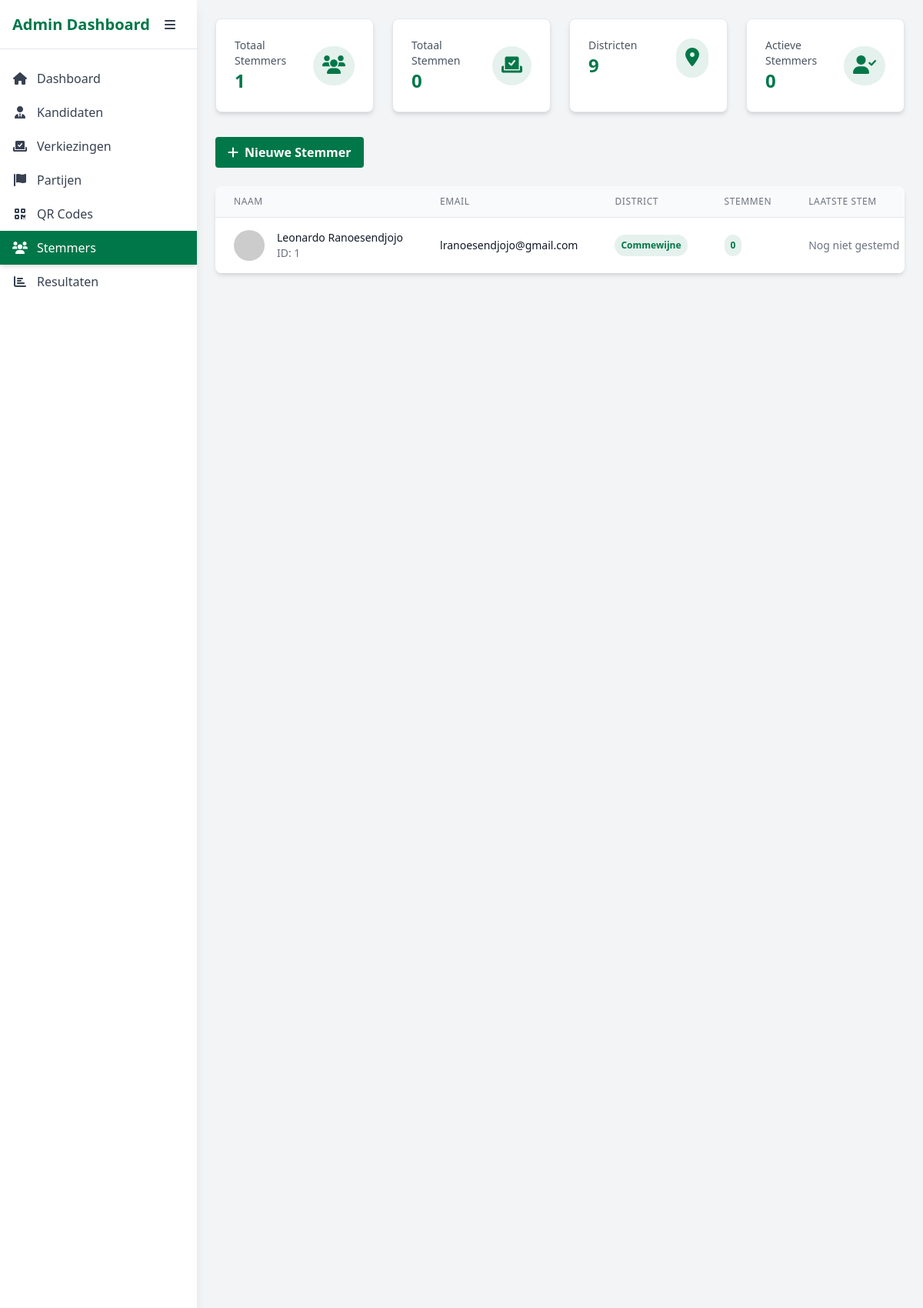
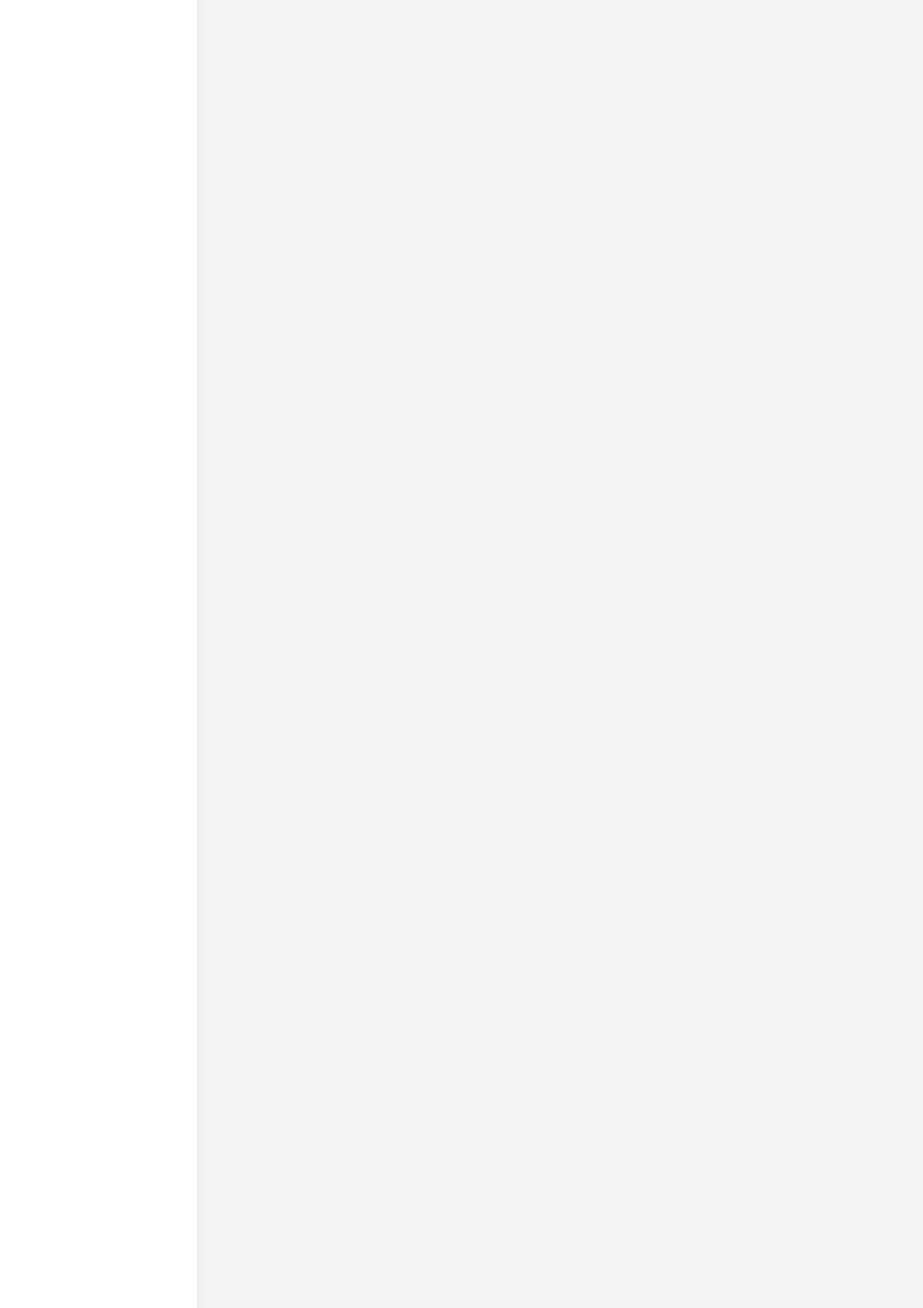
The app's page /src/views/voters.php (signed in, upper part) with its own data (2 pictures, top to bottom).
### tables this page shows
CREATE TABLE `users` (
  `UserID` bigint(20) NOT NULL,
  `Voornaam` varchar(255) NOT NULL,
  `Achternaam` varchar(255) NOT NULL,
  `Email` varchar(255) NOT NULL,
  `Password` varchar(255) NOT NULL,
  `DistrictID` int(11) NOT NULL,
  `Role` enum('admin','voter') NOT NULL DEFAULT 'voter',
  `IDNumber` varchar(255) NOT NULL,
  `Status` enum('active','inactive') DEFAULT 'active',
  `CreatedAt` timestamp NOT NULL DEFAULT current_timestamp(),
  `UpdatedAt` timestamp NOT NULL DEFAULT current_timestamp() ON UPDATE current_timestamp()
);

CREATE TABLE `districten` (
  `DistrictID` int(11) NOT NULL,
  `DistrictName` varchar(255) NOT NULL
);

### src/controllers/VoterController.php (called while the page is built, shortened)
<?php
require_once __DIR__ . '/../../include/db_connect.php';
class VoterController {
    public function getVoters() {
        global $pdo;
        $voters = [];
        try {
            $stmt = $pdo->query("
                SELECT u.UserID,
                       u.Voornaam,
                       u.Achternaam,
                       u.Email,
                       u.DistrictID,
                       u.Status,
                       u.CreatedAt,
                       u.IDNumber,
                       d.DistrictName,
                       COUNT(DISTINCT v.VoteID) as vote_count,
                       MAX(v.TimeStamp) as last_vote
                FROM users u
                LEFT JOIN districten d ON u.DistrictID = d.DistrictID
                LEFT JOIN votes v ON u.UserID = v.UserID
                WHERE u.Role = 'voter'
                GROUP BY u.UserID
                ORDER BY u.Voornaam ASC, u.Achternaam ASC
            ");
            $voters = $stmt->fetchAll(PDO::FETCH_ASSOC);
        } catch (PDOException $e) {
            error_log("Database error: " . $e->getMessage());
            $_SESSION['error_message'] = "Er is een fout opgetreden bij het ophalen van de stemmers.";
        }
        return $voters;
    }
    public function getTotalVotes() {
        global $pdo;
        try {
            $stmt = $pdo->query("SELECT COUNT(*) FROM votes");
            return $stmt->fetchColumn();
        } catch (PDOException $e) {
            error_log("Database error: " . $e->getMessage());
            $_SESSION['error_message'] = "Er is een fout opgetreden bij het ophalen van het totaal aantal stemmen.";
            return 0;
        }
    }
    public function getTotalDistricts() {
        global $pdo;
        try {
            $stmt = $pdo->query("SELECT COUNT(*) FROM districten");
            return $stmt->fetchColumn();
        } catch (PDOException $e) {
            error_log("Database error: " . $e->getMessage());
            $_SESSION['error_message'] = "Er is een fout opgetreden bij het ophalen van het totaal aantal districten.";
            return 0;
        }
    }
    public function getTotalActiveVoters() {
        global $pdo;
        try {
            $stmt = $pdo->query("
                SELECT COUNT(DISTINCT UserID)
                FROM votes
                WHERE TimeStamp >= DATE_SUB(NOW(), INTERVAL 30 DAY)
            ");
            return $stmt->fetchColumn();
        } catch (PDOException $e) {
            error_log("Database error: " . $e->getMessage());
            $_SESSION['error_message'] = "Er is een fout opgetreden bij het ophalen van het totaal aantal actieve stemmers.";
            return 0;
        }
    }
}
?>

### src/views/voters.php (the view, shortened to what this page needs)
<?php
require_once __DIR__ . '/../../include/config.php';
require_once __DIR__ . '/../controllers/VoterController.php';
$controller = new VoterController();
$voters = $controller->getVoters();
$total_votes = $controller->getTotalVotes();
$total_districts = $controller->getTotalDistricts();
$total_active_voters = $controller->getTotalActiveVoters();
?>
<!DOCTYPE html>
<html lang="nl">
<head>
    <script src="https://cdn.tailwindcss.com"></script>
    <link href="https://cdnjs.cloudflare.com/ajax/libs/font-awesome/6.0.0-beta3/css/all.min.css" rel="stylesheet">
</head>
<body class="bg-gray-100">
    <div class="flex h-screen">
        <div class="flex-1 ml-64 p-6 overflow-y-auto">
            <div class="animate-slide-in">
                <div class="grid grid-cols-1 md:grid-cols-4 gap-6 mb-8">
                    <div class="bg-white rounded-lg shadow-md p-6 border border-gray-200 transform hover:scale-105 transition-all duration-300">
                        <div class="flex items-center justify-between">
                            <div>
                                <p class="text-sm font-medium text-gray-600">Totaal Stemmers</p>
                                <p class="text-2xl font-bold text-suriname-green"><?= number_format(count($voters)) ?></p>
                            </div>
                            <div class="p-3 bg-suriname-green/10 rounded-full">
                                <i class="fas fa-users text-2xl text-suriname-green"></i>
                            </div>
                        </div>
                    </div>
                    <div class="bg-white rounded-lg shadow-md p-6 border border-gray-200 transform hover:scale-105 transition-all duration-300">
                        <div class="flex items-center justify-between">
                            <div>
                                <p class="text-sm font-medium text-gray-600">Totaal Stemmen</p>
                                <p class="text-2xl font-bold text-suriname-green"><?= number_format($total_votes) ?></p>
                            </div>
                            <div class="p-3 bg-suriname-green/10 rounded-full">
                                <i class="fas fa-vote-yea text-2xl text-suriname-green"></i>
                            </div>
                        </div>
                    </div>
                    <div class="bg-white rounded-lg shadow-md p-6 border border-gray-200 transform hover:scale-105 transition-all duration-300">
                        <div class="flex items-center justify-between">
                            <div>
                                <p class="text-sm font-medium text-gray-600">Districten</p>
                                <p class="text-2xl font-bold text-suriname-green"><?= number_format($total_districts) ?></p>
                            </div>
                            <div class="p-3 bg-suriname-green/10 rounded-full">
                                <i class="fas fa-map-marker-alt text-2xl text-suriname-green"></i>
                            </div>
                        </div>
                    </div>
                    <div class="bg-white rounded-lg shadow-md p-6 border border-gray-200 transform hover:scale-105 transition-all duration-300">
                        <div class="flex items-center justify-between">
                            <div>
                                <p class="text-sm font-medium text-gray-600">Actieve Stemmers</p>
                                <p class="text-2xl font-bold text-suriname-green"><?= number_format($total_active_voters) ?></p>
                            </div>
                            <div class="p-3 bg-suriname-green/10 rounded-full">
                                <i class="fas fa-user-check text-2xl text-suriname-green"></i>
                            </div>
                        </div>
                    </div>
                </div>
                <div class="mb-6">
                    <button onclick="document.getElementById('newVoterModal').classList.remove('hidden')"
                            class="bg-suriname-green hover:bg-suriname-dark-green text-white font-bold py-2 px-4 rounded transition-all duration-300 transform hover:scale-105">
                        <i class="fas fa-plus mr-2"></i>Nieuwe Stemmer
                    </button>
                </div>
                <div class="bg-white rounded-lg shadow-md overflow-hidden">
                    <table class="min-w-full divide-y divide-gray-200">
                        <thead class="bg-gray-50">
                            <tr>
                                <th class="px-6 py-3 text-left text-xs font-medium text-gray-500 uppercase tracking-wider">Naam</th>
                                <th class="px-6 py-3 text-left text-xs font-medium text-gray-500 uppercase tracking-wider">Email</th>
                                <th class="px-6 py-3 text-left text-xs font-medium text-gray-500 uppercase tracking-wider">District</th>
                                <th class="px-6 py-3 text-left text-xs font-medium text-gray-500 uppercase tracking-wider">Stemmen</th>
                                <th class="px-6 py-3 text-left text-xs font-medium text-gray-500 uppercase tracking-wider">Laatste Stem</th>
                            </tr>
                        </thead>
                        <tbody class="bg-white divide-y divide-gray-200">
                            <?php if (empty($voters)): ?>
                                <tr>
                                    <td colspan="6" class="px-6 py-4 text-center text-gray-500">
                                        Geen stemmers gevonden
                                    </td>
                                </tr>
                            <?php else: ?>
                                <?php foreach ($voters as $voter): ?>
                                    <tr class="hover:bg-gray-50 transition-colors duration-200">
                                        <td class="px-6 py-4 whitespace-nowrap">
                                            <div class="flex items-center">
                                                <div class="h-10 w-10 flex-shrink-0">
                                                    <?php
                                                    $imageSrc = 'https://via.placeholder.com/40';
                                                    ?>
                                                    <img class="h-10 w-10 rounded-full object-cover transform hover:scale-110 transition-transform duration-200"
                                                         src="<?= htmlspecialchars($imageSrc) ?>"
                                                         alt="<?= htmlspecialchars($voter['Voornaam'] . ' ' . $voter['Achternaam']) ?>">
                                                </div>
                                                <div class="ml-4">
                                                    <div class="text-sm font-medium text-gray-900">
                                                        <?= htmlspecialchars($voter['Voornaam'] . ' ' . $voter['Achternaam']) ?>
                                                    </div>
                                                    <div class="text-sm text-gray-500">
                                                        ID: <?= $voter['UserID'] ?>
                                                    </div>
                                                </div>
                                            </div>
                                        </td>
                                        <td class="px-6 py-4 whitespace-nowrap">
                                            <p class="text-sm text-gray-900"><?= htmlspecialchars($voter['Email']) ?></p>
                                        </td>
                                        <td class="px-6 py-4 whitespace-nowrap">
                                            <span class="px-2 py-1 inline-flex text-xs leading-5 font-semibold rounded-full bg-suriname-green/10 text-suriname-green">
                                                <?= htmlspecialchars($voter['DistrictName'] ?? 'Onbekend') ?>
                                            </span>
                                        </td>
                                        <td class="px-6 py-4 whitespace-nowrap">
                                            <span class="px-2 py-1 inline-flex text-xs leading-5 font-semibold rounded-full bg-suriname-green/10 text-suriname-green">
                                                <?= number_format($voter['vote_count']) ?>
                                            </span>
                                        </td>
                                        <td class="px-6 py-4 whitespace-nowrap">
                                            <p class="text-sm text-gray-500">
                                                <?= $voter['last_vote'] ? date('d-m-Y H:i', strtotime($voter['last_vote'])) : 'Nog niet gestemd' ?>
                                            </p>
                                        </td>
                                    </tr>
                                <?php endforeach; ?>
                            <?php endif; ?>
                        </tbody>
                    </table>
                </div>
            </div>
        </div>
    </div>
</body>
</html>
<?php
require_once __DIR__ . '/../../admin/components/layout.php';
?>

### admin/components/layout.php (shortened to what this page needs)
<!DOCTYPE html>
<html lang="nl">
<head>
    <script src="https://cdn.tailwindcss.com"></script>
    <link href="https://cdnjs.cloudflare.com/ajax/libs/font-awesome/6.0.0-beta3/css/all.min.css" rel="stylesheet">
</head>
<body class="bg-gray-100">
    <div class="flex h-screen">
        <?php require_once __DIR__ . '/nav.php';  ?>
    </div>
</body>
</html>

### admin/components/nav.php (shortened to what this page needs)
<?php
$current_page = basename($_SERVER['PHP_SELF']);
$nav_items = [
    'admin/index.php' => ['icon' => 'home', 'label' => 'Dashboard'],
    'src/views/candidates.php' => ['icon' => 'user-tie', 'label' => 'Kandidaten'],
    'src/views/elections.php' => ['icon' => 'vote-yea', 'label' => 'Verkiezingen'],
    'src/views/parties.php' => ['icon' => 'flag', 'label' => 'Partijen'],
    'src/views/qrcodes.php' => ['icon' => 'qrcode', 'label' => 'QR Codes'],
    'src/views/voters.php' => ['icon' => 'users', 'label' => 'Stemmers'],
    'src/views/results.php' => ['icon' => 'chart-bar', 'label' => 'Resultaten']
];
$is_expanded_initial = true;
?>
<div id="sidebar" class="fixed left-0 top-0 h-full bg-white shadow-lg z-50 transition-all duration-300 ease-in-out <?= $is_expanded_initial ? 'w-64' : 'w-16' ?>">
    <div class="flex items-center justify-between p-4 border-b border-gray-200 h-16">
        <h1 class="text-xl font-bold text-suriname-green flex items-center">
            <span class="nav-item-label <?= $is_expanded_initial ? 'inline' : 'hidden' ?>">Admin Dashboard</span>
        </h1>
        <button id="sidebar-toggle" class="text-gray-700 hover:text-suriname-green focus:outline-none">
            <i class="fas fa-bars"></i>
        </button>
    </div>
    <nav class="mt-4 overflow-y-auto overflow-x-hidden h-[calc(100vh-8rem)]">
        <?php foreach ($nav_items as $page => $item): ?>
            <a href="<?= BASE_URL . '/' . $page ?>"
               class="flex items-center px-4 py-2.5 transition-colors duration-200 ease-in-out
                      <?= $current_page === basename($page)
                          ? 'bg-suriname-green text-white shadow-md'
                          : 'text-gray-700 hover:bg-gray-100' ?>
                      <?= !$is_expanded_initial ? 'justify-center' : '' ?>">
                <i class="fas fa-<?= $item['icon'] ?> <?= $is_expanded_initial ? 'mr-3 w-5 text-center' : 'w-5 text-center mx-auto' ?>"></i>
                <span class="nav-item-label <?= $is_expanded_initial ? 'inline' : 'hidden' ?>"><?= $item['label'] ?></span>
            </a>
        <?php endforeach; ?>
    </nav>
</div>

### src/views/voters.php (style rules this page uses)
.animate-slide-in { animation: slideIn 0.3s ease-out; }
html { scroll-behavior: smooth; }

### admin/components/layout.php (style rules this page uses)
.animate-slide-in { animation: slideIn 0.3s ease-out; }
html { scroll-behavior: smooth; }
.btn-hover { transition: all 0.3s ease; }

### records on screen
users: Voornaam+Achternaam "Leonardo Ranoesendjojo", UserID "1", Email "lranoesendjojo@gmail.com", DistrictID.DistrictName "Commewijne", vote_count "0"

### other values on screen
count($voters) "1"
$total_votes "0"
$total_districts "9"
$total_active_voters "0"
$item['label'] "Dashboard"
$item['label'] "Kandidaten"
$item['label'] "Verkiezingen"
$item['label'] "Partijen"
$item['label'] "QR Codes"
$item['label'] "Stemmers"
$item['label'] "Resultaten"
